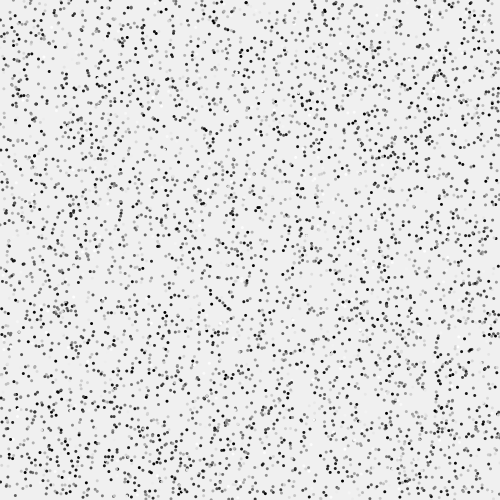
Frame 1 (no input)
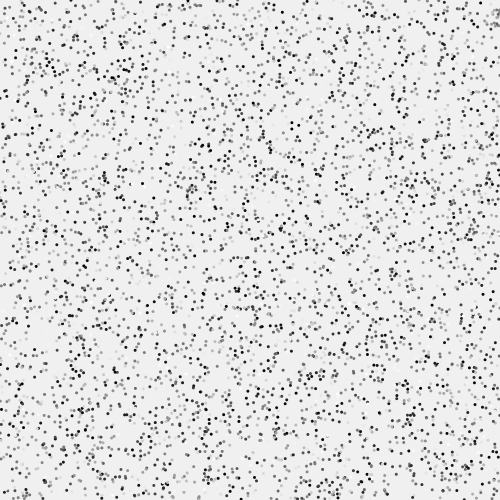
Frame 60 (the mouse pressed at the canvas centre just before this capture)
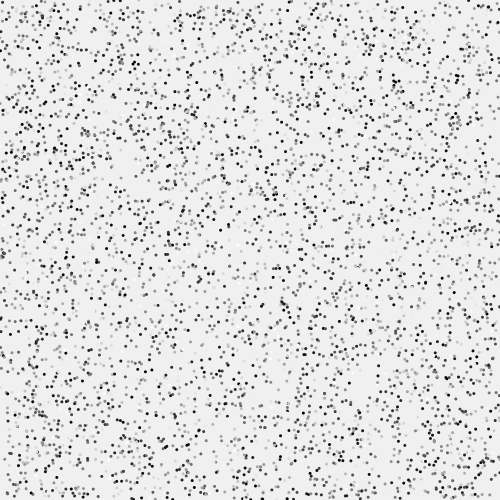
Frame 120 (the mouse held since frame 60 and released just before this capture)

The Processing sketch that drew these frames (run headless with seeded random() and noise(); from frame 60 on, the mouse is pressed at the canvas centre):

// Processing sketch: sketch_0034Loop04
// ── sketch_0034Loop04.pde
//effetto neve nei vecchi tubi catodici

void setup() {
  size(500, 500);
  frameRate(10);
}

void draw() {
  background(240);
  fill(20);
  noStroke();
  //ecco il nostro loop!
  for(int i = 0; i < 5000; i++){
    fill(random(255));
    ellipse(random(width), random(height), 3, 3);
    println(i);
  }
}
